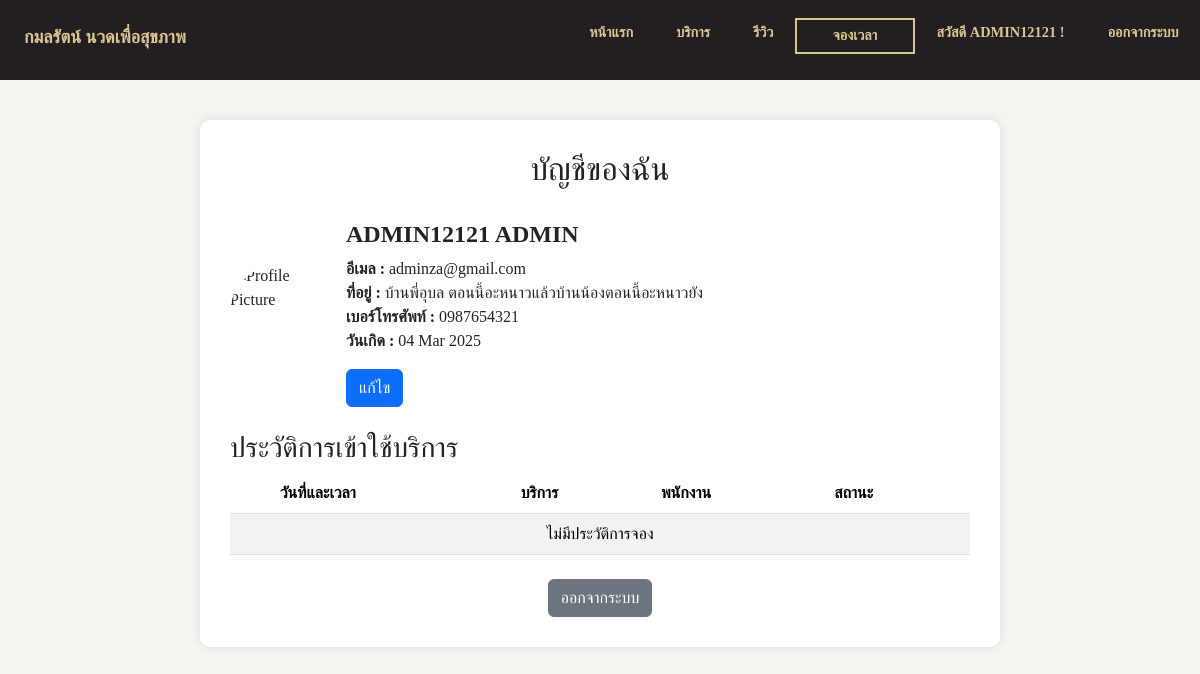
/account/ (signed in), run on the app's committed database.
### loginApp/models.py (models this page shows, shortened)
class Customer(AbstractUser):
    email = models.EmailField(unique=True)
    phone = models.CharField(max_length=15, unique=True, null=False, blank=False)
    address = models.TextField(null=False, blank=False)
    birth_date = models.DateField(null=False, blank=False)
    last_login = models.DateTimeField(default=timezone.now)
    USERNAME_FIELD = 'email'
    REQUIRED_FIELDS = ['username', 'first_name', 'last_name', 'phone', 'address', 'birth_date']
    class Meta:
        verbose_name = 'Customer'
        verbose_name_plural = 'Customers'

### serviceApp/views.py (the view)
# urls.py: path('account/', views.account_view, name='account'),
def account_view(request):
    user = request.user
    try:
        customer = Customer.objects.get(email=user.email)
    except Customer.DoesNotExist:
        customer = None
    bookings = Booking.objects.filter(customer=customer).select_related('service', 'staff', 'slot').order_by('-booking_date')
    if request.method == 'POST':
        form = EditProfileForm(request.POST, instance=user)
        if form.is_valid() and customer:
            customer.first_name = form.cleaned_data['first_name']
            customer.last_name = form.cleaned_data['last_name']
            customer.email = form.cleaned_data['email']
            customer.phone = form.cleaned_data['phone']
            customer.birth_date = form.cleaned_data['birthdate']
            customer.save()
            return redirect('account')
    else:
        form = EditProfileForm(initial={
            'first_name': customer.first_name,
            'last_name': customer.last_name,
            'email': customer.email,
            'phone': customer.phone,
            'birth_date': customer.birth_date,
        })
    return render(request, 'account.html', {'user': user, 'customer': customer, 'bookings': bookings, 'form': form})

### serviceApp/templates/account.html (shortened to what this page needs)
<!DOCTYPE html>
<html lang="en">
<head>
    <link rel="stylesheet" href="/static/css/index.css">
    <link rel="stylesheet" href="/static/css/nav.css">
    <link rel="stylesheet" href="/static/css/footer.css">
    <link rel="stylesheet" href="/static/css/review.css">
    <link rel="stylesheet" href="/static/css/reg.css">
    <link rel="stylesheet" href="/static/css/service.css">
    <liink href="https://stackpath.bootstrapcdn.com/bootstrap/4.5.2/css/bootstrap.min.css" rel="stylesheet">
    <link href="https://cdn.jsdelivr.net/npm/bootstrap@5.3.3/dist/css/bootstrap.min.css" rel="stylesheet"
>
    <link rel="stylesheet" href="https://cdn.jsdelivr.net/npm/bootstrap-icons@1.11.3/font/bootstrap-icons.min.css">
</head>
<body>
    <header>
        <nav class="navbar">
            <div class="logo">
                <h2>กมลรัตน์ นวดเพื่อสุขภาพ</h2>
            </div>
            <ul class="sidebar">
                <li><a href="/" class="menu-link">หน้าแรก</a></li>
                <li><a href="/service" class="menu-link">บริการ</a></li>
                <li><a href="/review" class="menu-link">รีวิว</a></li>
                <li><a href="/booking1" id="menu-book" class="menu-link">จองเวลา</a></li>
                {%if request.user.is_authenticated %}
                <li><a href="/account" class="menu-link">สวัสดี {{request.user.first_name}} !</a></li>
                <li><a href="/logout" class="menu-link">ออกจากระบบ</a></li>
                {% else %}
                <li><a href="/login" class="menu-link">เข้าสู่ระบบ</a></li>
                {% endif %}
            </ul>
        </nav>
    </header>
    <div class="account-container">
        <h2 style="text-align: center;">บัญชีของฉัน</h2>
        <br>
        <div class="d-flex align-items-center mb-4" id="profile-section">
            <img src="https://www.strasys.uk/wp-content/uploads/2022/02/Depositphotos_484354208_S-300x300.jpg"
                alt="Profile Picture" class="profile-pic me-3">
            <div>
                <h4 id="user-name"><strong>{{ user.first_name}} {{ user.last_name}}</strong></h4>
                <p><strong>อีเมล : </strong>{{ user.email }}<br>
                    <strong>ที่อยู่ : </strong>{{ user.address }}<br>
                    <strong>เบอร์โทรศัพท์ : </strong>{{ user.phone }}<br>
                    <strong>วันเกิด : </strong>{{ user.birth_date|date:"d M Y" }}
                </p>
                <button type="button" class="btn btn-primary" data-toggle="modal" data-target="#editProfileModal{{ user.id }}">แก้ไข</button>
            </div>
        </div>
        <h3 class="mt-4">ประวัติการเข้าใช้บริการ</h3>
        <table class="table table-striped">
            <thead>
                <tr>
                    <th></th>
                    <th>วันที่และเวลา</th>
                    <th>บริการ</th>
                    <th>พนักงาน</th>
                    <th>สถานะ</th>
                </tr>
            </thead>
            <tbody>
                {% for booking in bookings %}
                <tr>
                    <td>{{ forloop.counter }}</td>
                    <td>{{ booking.booking_date }}</td>
                    <td>{{ booking.service.name }}</td>
                    <td>{{ booking.staff.name }}</td>
                    <td>
                        {% if booking.status == "Confirmed" %}
                        <span class="badge bg-success">ยืนยันแล้ว</span>
                        {% elif booking.status == "Pending" %}
                        <span class="badge bg-warning text-dark">รอดำเนินการ</span>
                        {% else %}
                        <span class="badge bg-danger">ยกเลิก</span>
                        {% endif %}
                    </td>
                </tr>
                {% empty %}
                <tr>
                    <td colspan="6" class="text-center">ไม่มีประวัติการจอง</td>
                </tr>
                {% endfor %}
            </tbody>
        </table>
        <div class="text-center mt-4">
            <button class="btn btn-secondary" onclick="window.location.href='/logout'">ออกจากระบบ</button>
        </div>
    </div>
</body>
</html>

### static/css/index.css (style rules this page uses)
* { margin: 0; padding: 0; box-sizing: border-box; }
body { background-color: #F4F5F0; }
h2, h5 { font-weight: bold; }

### static/css/nav.css (style rules this page uses)
* { font-family: 'garamond'; }
body { background-color: #F4F5F0 !important; }
:root { box-sizing: border-box; --primary: #231F20; --dark: #095c4d; --light: #DAC494; --header-bg: var(--primary); }
.logo h2 { font-weight:600; line-height: 1px; color: #DAC494; font-size: 1.5vw; }
*, *::after, *::before { box-sizing: inherit; margin: 0; padding: 0; }
body { min-width: 480px !important; font-size: 1rem; }
header { background: var(--header-bg); padding-left: 1.5em; position: sticky; top: 0; z-index: 999; height: 80px; }
.navbar { display: flex; justify-content: space-between; align-items: center; z-index: 999; }
.sidebar { display: flex; flex-direction: row; z-index: 1000; }
.sidebar li ,nav { list-style: none; }
.sidebar li a { display: block; text-decoration: none; color: var(--light); padding: 1em 1.5em; font-size: 1.2vw; font-weight: bold; transition: all 0.5s ease-in-out; }
#menu-book { color: #DAC494; margin-top: 10px; padding: 5px; border: 2.2px solid #DAC494; cursor: pointer; transition: background-color 0.5s ease-in-out; width: 120px; font-weight: bold; text-align: center; }

### static/css/review.css (style rules this page uses)
* { margin: 0px; padding: 0px; box-sizing: border-box; }
a { text-decoration: none; }

### static/css/reg.css (style rules this page uses)
* { font-family: 'garamond'; }
.payment-container input, button { display: block; margin-top: 5px; padding: 8px; }

### static/css/service.css (style rules this page uses)
body { font-family: 'playfair'; background-color: #F4F5F0; }

### serviceApp/templates/account.html (style rules this page uses)
.account-container { max-width: 800px; margin: 40px auto; background: white; padding: 30px; border-radius: 10px; box-shadow: 0px 0px 10px rgba(0, 0, 0, 0.1); }
.profile-pic { width: 100px; height: 100px; border-radius: 50%; object-fit: cover; }

### data on the page
Customer: user.first_name "ADMIN12121", first_name "ADMIN12121", last_name "ADMIN", email "adminza@gmail.com", address "บ้านพี่อุบล ตอนนี้อะหนาวแล้วบ้านน้องตอนนี้อะหนาวยัง", phone "0987654321", birth_date "04 Mar 2025"
